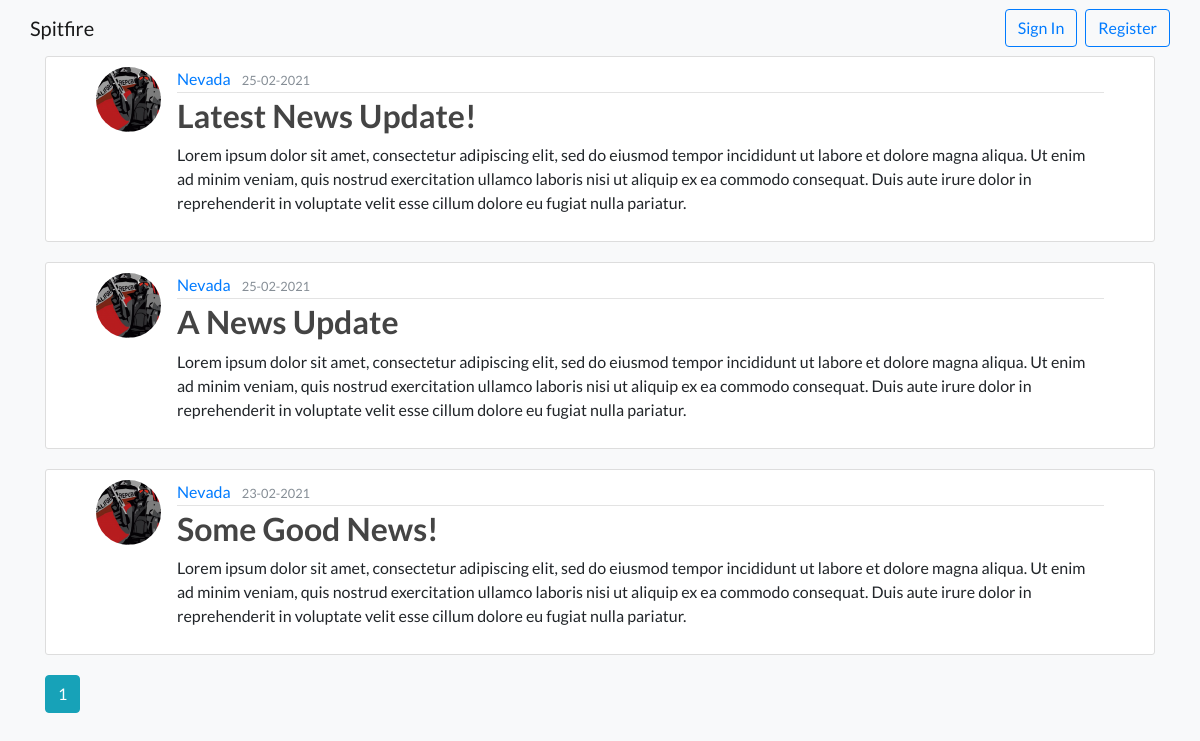
Page /news on the committed database.
### Spitfire1/models.py (models this page shows, shortened)
class Post(db.Model):
    id = db.Column(db.Integer, primary_key=True)
    title = db.Column(db.String(100), nullable=False)
    date_posted = db.Column(db.DateTime, nullable=False, default=datetime.utcnow)
    content = db.Column(db.Text, nullable=False)
    user_id = db.Column(db.Integer, db.ForeignKey('user.id'), nullable=False)

class User(db.Model, UserMixin):
    id = db.Column(db.Integer, primary_key=True)
    username = db.Column(db.String(20), unique=True, nullable=False)
    email = db.Column(db.String(120), unique=True, nullable=False)
    image_file = db.Column(db.String(20), nullable=False, default='default.jpg')
    password = db.Column(db.String(60), nullable=False)
    posts = db.relationship('Post', backref='author', lazy=True)
    tasks = db.relationship('Task', backref='author', lazy=True)
    group_id = db.Column(db.Integer, db.ForeignKey('group.id'), default=0)

### Spitfire1/posts/routes.py (the view)
@posts.route('/news')
def news():
    page = request.args.get('page', 1, type=int)
    posts = Post.query.order_by(Post.date_posted.desc()).paginate(page=page, per_page=3)
    return render_template('news.html', posts=posts, title="News")

### Spitfire1/templates/news.html
{% extends "base.html" %}
{% block content %}
  {% for post in posts.items %}
    <article class="media content-section">
      <img class="rounded-circle article-img" src="{{ url_for('static', filename='profile_images/' + post.author.image_file) }}">
      <div class="media-body">
        <div class="article-metadata">
            <a class="mr-2" href="{{ url_for('users.user_posts', username=post.author.username) }}">{{ post.author.username }}</a>
            <small class="text-muted">{{ post.date_posted.strftime('%d-%m-%Y') }}</small>
        </div>
        <h2><a class="article-title" href="{{ url_for('posts.post', post_id=post.id) }}">{{ post.title }}</a></h2>
        <p class="article-content">{{ post.content }}</p>
      </div>
    </article>
  {% endfor %}
  {% for page_num in posts.iter_pages(left_edge=1, right_edge=1, left_current=1, right_current=2) %}
    {% if page_num %}
      {% if posts.page == page_num %}
        <a class="btn btn-info mb-4" href="{{ url_for('posts.news', page=page_num) }}">{{ page_num }}</a>
      {% else %}
        <a class="btn btn-outline-info mb-4" href="{{ url_for('posts.news', page=page_num) }}">{{ page_num }}</a>
      {% endif %}
    {% else %}
      ...
    {% endif %}
  {% endfor %}
{% endblock content %}

### Spitfire1/static/main.css (style rules this page uses)
.content-section { background: #ffffff; padding: 10px 50px; border: 1px solid #dddddd; border-radius: 3px; margin-bottom: 20px; }
.article-title { color: #444444; }
.article-content { white-space: pre-line; }
.article-img { height: 65px; width: 65px; margin-right: 16px; }
.article-metadata { padding-bottom: 1px; margin-bottom: 4px; border-bottom: 1px solid #e3e3e3 }

### rows in the picture
Post: image_file (picture), author.username "Nevada", date_posted "25-02-2021", title "Latest News Update!", content "Lorem ipsum dolor sit amet, consectetur adipiscing elit, sed do eiusmod tempor incididunt ut labore et dolore magna aliqua. Ut enim ad minim veniam, quis nostrud exercitation ullamco laboris nisi ut aliquip ex ea commodo consequat. Duis aute irure dolor in reprehenderit in voluptate velit esse cillum dolore eu fugiat nulla pariatur."
Post: image_file (picture), author.username "Nevada", date_posted "25-02-2021", title "A News Update", content "Lorem ipsum dolor sit amet, consectetur adipiscing elit, sed do eiusmod tempor incididunt ut labore et dolore magna aliqua. Ut enim ad minim veniam, quis nostrud exercitation ullamco laboris nisi ut aliquip ex ea commodo consequat. Duis aute irure dolor in reprehenderit in voluptate velit esse cillum dolore eu fugiat nulla pariatur."
Post: image_file (picture), author.username "Nevada", date_posted "23-02-2021", title "Some Good News!", content "Lorem ipsum dolor sit amet, consectetur adipiscing elit, sed do eiusmod tempor incididunt ut labore et dolore magna aliqua. Ut enim ad minim veniam, quis nostrud exercitation ullamco laboris nisi ut aliquip ex ea commodo consequat. Duis aute irure dolor in reprehenderit in voluptate velit esse cillum dolore eu fugiat nulla pariatur."

### other values in the picture
{{ page_num }} "1"
